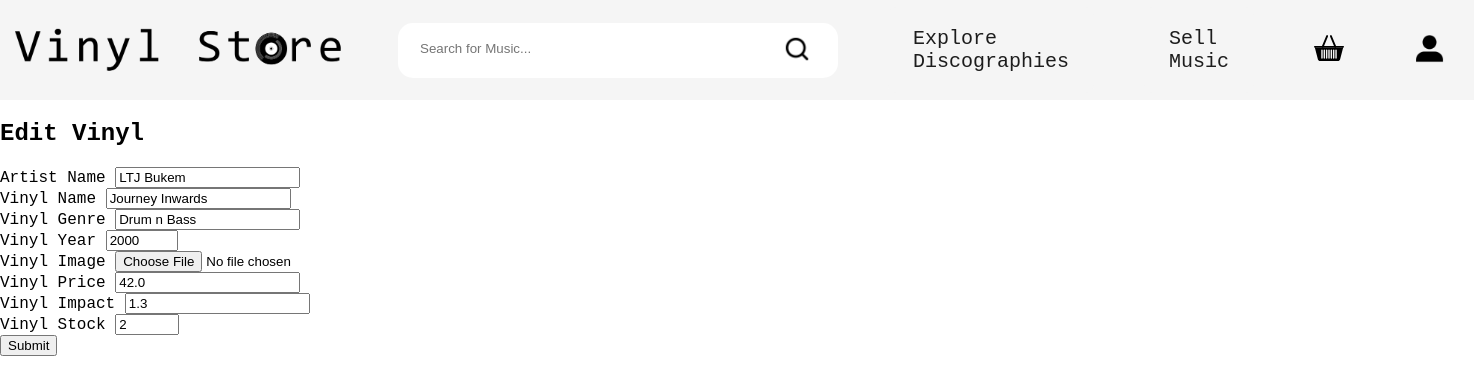
Before: /edit/2 with the older database file.
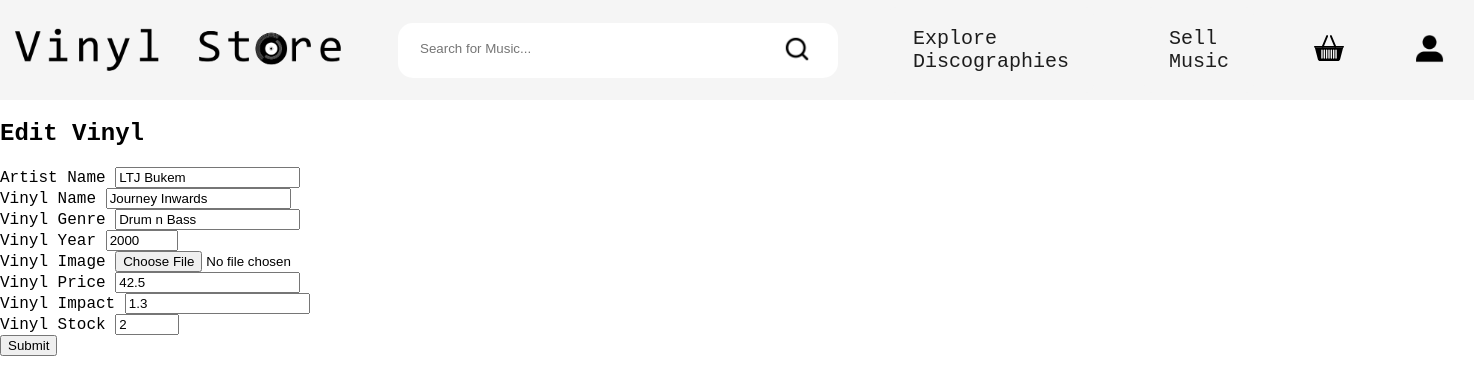
After: the same page with the newer database file.
### DynamicWebsite.py (models this page shows)
class VinylsDb(db.Model):
    __tablename__ = 'VinylsDb'
    vinyl_id = db.Column(db.Integer, primary_key=True)
    vinyl_artist = db.Column(db.String(32))
    vinyl_name = db.Column(db.String(16))
    vinyl_genre = db.Column(db.String(32))
    vinyl_year = db.Column(db.Integer)
    vinyl_image = db.Column(db.String(255))
    vinyl_price = db.Column(db.Float, nullable=True)
    vinyl_impact = db.Column(db.String(32))
    vinyl_stock = db.Column(db.Integer)

### DynamicWebsite.py (the view, shortened to what this page needs)
@app.route('/edit/<int:id>', methods=['GET', 'POST'])
def EditVinyl(id):
    vinyl = VinylsDb.query.get_or_404(id)
    form = VinylForm(obj = vinyl)
    return render_template('edit.html', form = form, vinyl = vinyl)

### DynamicWebsite.py
class VinylForm(FlaskForm):
    vinyl_artist = StringField('Artist Name', validators = [DataRequired(), Length(min = 3, max = 30)])
    vinyl_name = StringField('Vinyl Name', validators = [DataRequired(), Length(min = 3, max = 30)])
    vinyl_genre = StringField('Vinyl Genre', validators = [DataRequired(), Length(min = 3, max = 30)])
    vinyl_year = IntegerField('Vinyl Year', validators = [data_required(), NumberRange(min = 1900, max = 2100)])
    vinyl_image = FileField('Vinyl Image', validators= [FileAllowed(['jpg', 'jpeg', 'png'], 'Images only!')])
    vinyl_price = FloatField('Vinyl Price', validators = [NumberRange(min = 1, max = 2000)])
    vinyl_impact = StringField('Vinyl Impact', validators = [DataRequired(), Length(min = 0, max = 5)])
    vinyl_stock = IntegerField('Vinyl Stock', validators = [data_required(), NumberRange(min = 0, max = 100)])
    submit = SubmitField('Submit')

### templates/edit.html
{% extends "base.html" %}
{% import "bootstrap/wtf.html" as wtf %}
{% block content %}
    <div class="container">
        <h2>Edit Vinyl</h2>
        {{ wtf.quick_form(form) }}
    </div>
{% endblock %}

Changed rows visible on the page:
changed VinylsDb "LTJ Bukem": vinyl_price "42.0" → "42.5"
